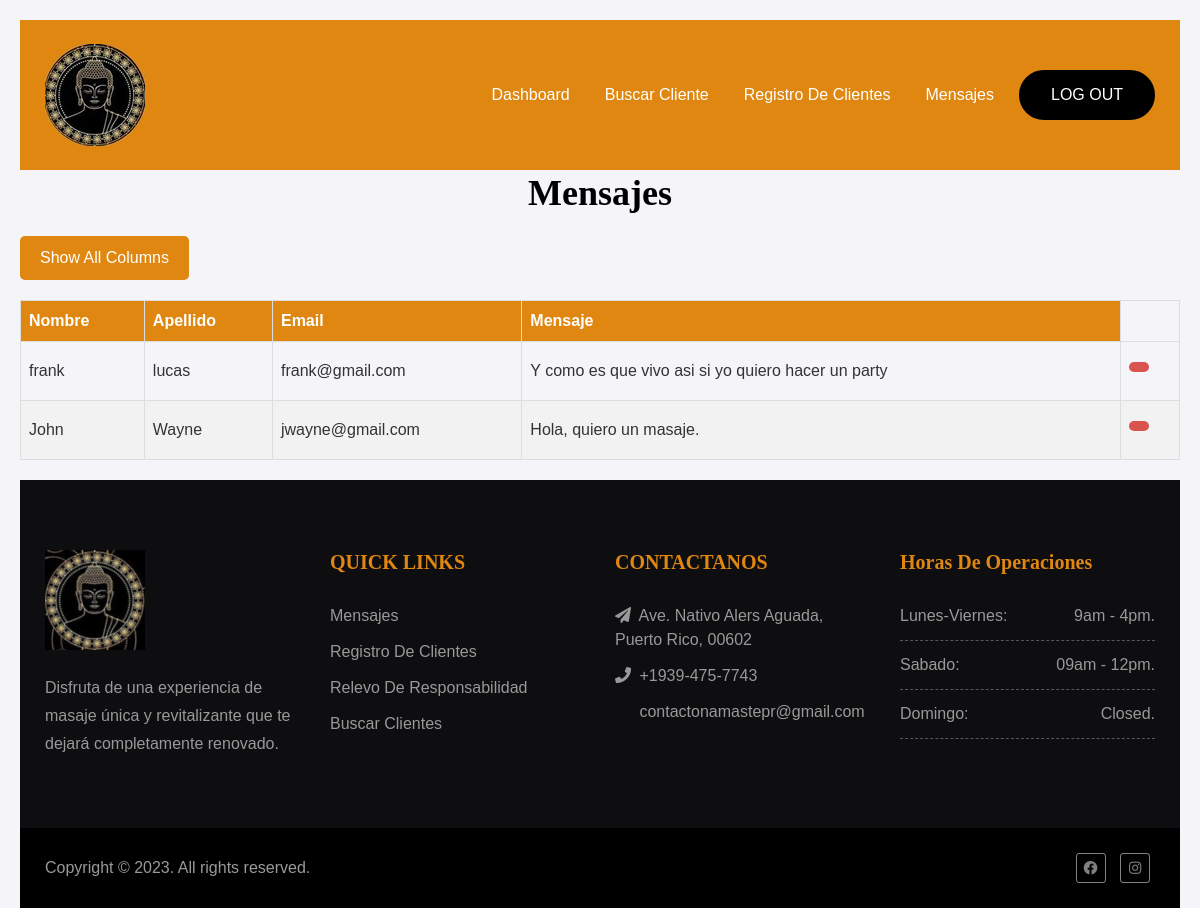
/mensajes/ (signed in), run on the app's committed database.
### namaste_app/models.py (models this page shows)
class MessageRequest(models.Model):
    first_name = models.CharField(max_length=80, null=False, blank=False)
    last_name = models.CharField(max_length=80, null=False, blank=False, default='')
    email_address = models.CharField(max_length=50, blank=False, default='')
    question = models.TextField(max_length=200, null=False, blank=False)

### namaste_app/views.py (the view)
# urls.py: path("mensajes/", views.mensajes, name="mensajes"),
@login_required
def mensajes(request):
    context = {}
    message = MessageRequest.objects.order_by('id')
    context['message'] = message
    return render(request, "mensajes.html", context)

### namaste_app/templates/mensajes.html (shortened to what this page needs)
{% extends "admin_base.html" %}{% block title %}Mensajes{% endblock %}
{% load widget_tweaks %}
{% block content %}
<h1>Mensajes</h1>
<button id="toggle-button" class="toggle-button">Show All Columns</button>
<table id="data-table">
    <thead>
        <tr>
            <th class="nombre">Nombre</th>
            <th class="apellido">Apellido</th>
            <th class="email">Email</th>
            <th class="mensaje">Mensaje</th>
        </tr>
    </thead>
    <tbody>
        {% for msg in message %}
        <tr>
            <td class="nombre">{{ msg.first_name }}</td>
            <td class="apellido">{{ msg.last_name }}</td>
            <td class="email">{{ msg.email_address }}</td>
            <td class="mensaje">{{ msg.question }}</td>
            <td>
                <form method="post" action="{% url 'borrar_mensajes' msg.id %}">
                    <button type="submit" class="delete-btn" name="delete-button">
                    </button>
                </form>
            </td>
        </tr>
        {% endfor %}
    </tbody>
</table>
{% endblock %}

### namaste_app/static/style.css (style rules this page uses)
* { padding:0; margin:0; }
body { font-family: 'Poppins', sans-serif; background:#fff; font-size:16px; position:relative; overflow-x:hidden; }
h1, h2, h3, h4, h5, h6 { color:#333; font-family: 'Luxurious Roman', serif; }
h1 { font-weight: 600; font-size:36px; line-height:46px; margin: 0 0 14px; }

### namaste_app/templates/mensajes.html (style rules this page uses)
body { font-family: Arial, sans-serif; background-color: #f4f4f9; margin: 0; padding: 20px; color: #333; }
h1 { color: black; text-align: center; margin-bottom: 20px; }
button { background-color: #DF8710; color: white; border: none; padding: 10px 20px; margin-bottom: 20px; border-radius: 5px; cursor: pointer; font-size: 16px; }
table { width: 100%; border-collapse: collapse; margin-bottom: 20px; }
table, th, td { border: 1px solid #ddd; }
th, td { text-align: left; padding: 8px; }
th { background-color: #DF8710; color: white; }
tr:nth-child(even) { background-color: #f2f2f2; }
.delete-btn { background-color: #d9534f; color: white; border: none; padding: 5px 10px; border-radius: 5px; cursor: pointer; }

### data on the page
MessageRequest: first_name "frank", last_name "lucas", email_address "frank@gmail.com", question "Y como es que vivo asi si yo quiero hacer un party"
MessageRequest: first_name "John", last_name "Wayne", email_address "jwayne@gmail.com", question "Hola, quiero un masaje."
